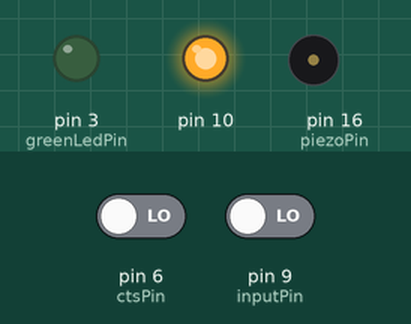
Simulated run of this sketch. Board: Arduino Uno, built with avr-gcc and run on an emulated ATmega328P. Parts: output pins drawn as LEDs (lit = HIGH), buzzer (waves = sounding). Inputs (shaded band) come from the test bench; at power-on: pin 9 (inputPin) LOW, pin 6 (ctsPin) LOW. Pins used as bus, display or sensor lines are not drawn; what the sketch prints to the serial monitor is not drawn.

Above: at 1.2 s.
1.3 s: pin 9 (inputPin) driven HIGH
At 1.8 s:
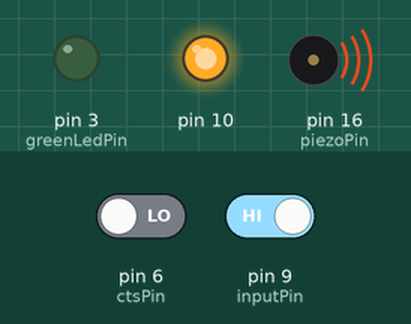
Timing chart, 0 to 4.3 s (numbered marks = the images above; inputs shaded):
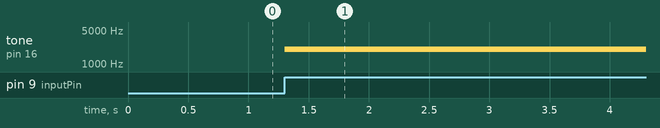

The sketch:

Final.ino
```cpp
#include <Wire.h>
#include <SPI.h>
#include <MFRC522.h>

constexpr uint8_t RST_PIN = 5;     // Configurable, see typical pin layout above
constexpr uint8_t SS_PIN = 4;     // Configurable, see typical pin layout above
constexpr uint8_t ctsPin = 6;

int greenLedPin = 3;
int redLedPin = 4;

int inputPin = 9;
int pirState = LOW;
int val = 0;

int piezoPin = 16;

MFRC522 mfrc522(SS_PIN, RST_PIN); // Instance of the class

MFRC522::MIFARE_Key key;

// Init array that will store new NUID
byte nuidPICC[4];

void setup() {
  pinMode(greenLedPin, OUTPUT);
  pinMode(redLedPin, OUTPUT);
  pinMode(inputPin, INPUT);

  Serial.begin(115200);
  SPI.begin(); // Init SPI bus
  mfrc522.PCD_Init(); // Init MFRC522

  for (byte i = 0; i < 6; i++) {
    key.keyByte[i] = 0xFF;
  }

  Serial.println(F("This code scan the MIFARE Classsic NUID."));
  Serial.print(F("Using the following key:"));
  printHex(key.keyByte, MFRC522::MF_KEY_SIZE);
}

void loop() {

  val = digitalRead(inputPin);

  if (val == HIGH)
  {
    digitalWrite(redLedPin, HIGH);


    tone(piezoPin, 2000);
    if (digitalRead(ctsPin)==HIGH)
    {
     // Reset the loop if no new card present on the sensor/reader. This saves the entire process when idle.
      if ( ! mfrc522.PICC_IsNewCardPresent()) {
        return;
      }

      // Select one of the cards
      if ( ! mfrc522.PICC_ReadCardSerial()) {
        return;
      }
      Serial.println(F("**Card Detected:**"));
      mfrc522.PICC_DumpDetailsToSerial(&(mfrc522.uid)); //dump some details about the card


      digitalWrite(redLedPin, LOW);
      digitalWrite(greenLedPin, HIGH);
      noTone(piezoPin);
            Serial.println();
            delay(2000);

    }
  }
  else
  {
    digitalWrite(redLedPin, LOW);
  }
 digitalWrite(greenLedPin, LOW);
}


/**
 * Helper routine to dump a byte array as hex values to Serial.
 */
void printHex(byte *buffer, byte bufferSize) {
  for (byte i = 0; i < bufferSize; i++) {
    Serial.print(buffer[i] < 0x10 ? " 0" : " ");
    Serial.print(buffer[i], HEX);
  }
}

/**
 * Helper routine to dump a byte array as dec values to Serial.
 */
void printDec(byte *buffer, byte bufferSize) {
  for (byte i = 0; i < bufferSize; i++) {
    Serial.print(buffer[i] < 0x10 ? " 0" : " ");
    Serial.print(buffer[i], DEC);
  }
}
```

Measured:
- after the input at 1.3 s, tone on pin 16 (piezoPin): silent → 2000 Hz at once
